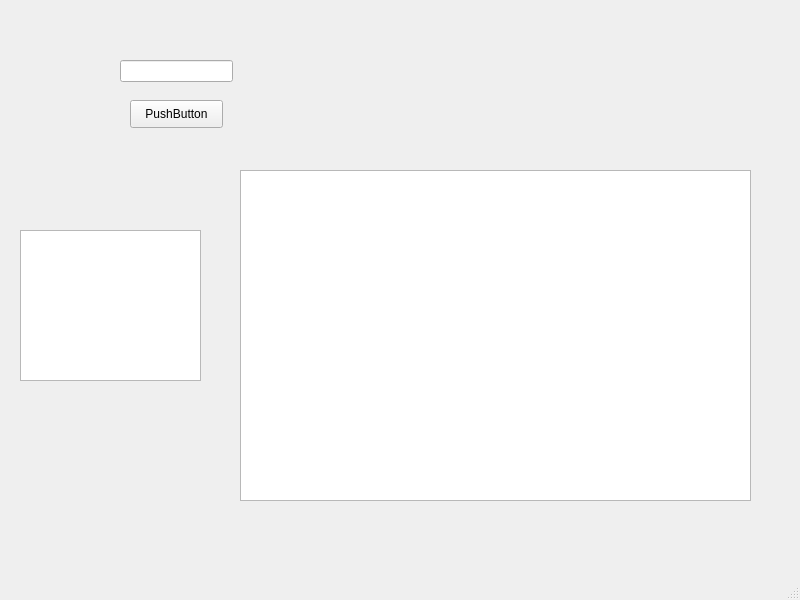
<?xml version="1.0" encoding="UTF-8"?>
<ui version="4.0">
 <class>MainWindow</class>
 <widget class="QMainWindow" name="MainWindow">
  <property name="geometry">
   <rect>
    <x>0</x>
    <y>0</y>
    <width>800</width>
    <height>600</height>
   </rect>
  </property>
  <property name="windowTitle">
   <string>MainWindow</string>
  </property>
  <widget class="QWidget" name="centralwidget">
   <widget class="QPushButton" name="pushButton">
    <property name="geometry">
     <rect>
      <x>130</x>
      <y>100</y>
      <width>93</width>
      <height>28</height>
     </rect>
    </property>
    <property name="text">
     <string>PushButton</string>
    </property>
   </widget>
   <widget class="QTextEdit" name="textEdit">
    <property name="geometry">
     <rect>
      <x>20</x>
      <y>230</y>
      <width>181</width>
      <height>151</height>
     </rect>
    </property>
   </widget>
   <widget class="QTextEdit" name="textEdit_2">
    <property name="geometry">
     <rect>
      <x>240</x>
      <y>170</y>
      <width>511</width>
      <height>331</height>
     </rect>
    </property>
   </widget>
   <widget class="QLineEdit" name="lineEdit">
    <property name="geometry">
     <rect>
      <x>120</x>
      <y>60</y>
      <width>113</width>
      <height>22</height>
     </rect>
    </property>
   </widget>
  </widget>
  <widget class="QMenuBar" name="menubar">
   <property name="geometry">
    <rect>
     <x>0</x>
     <y>0</y>
     <width>800</width>
     <height>26</height>
    </rect>
   </property>
  </widget>
  <widget class="QStatusBar" name="statusbar"/>
 </widget>
 <resources/>
 <connections/>
</ui>
